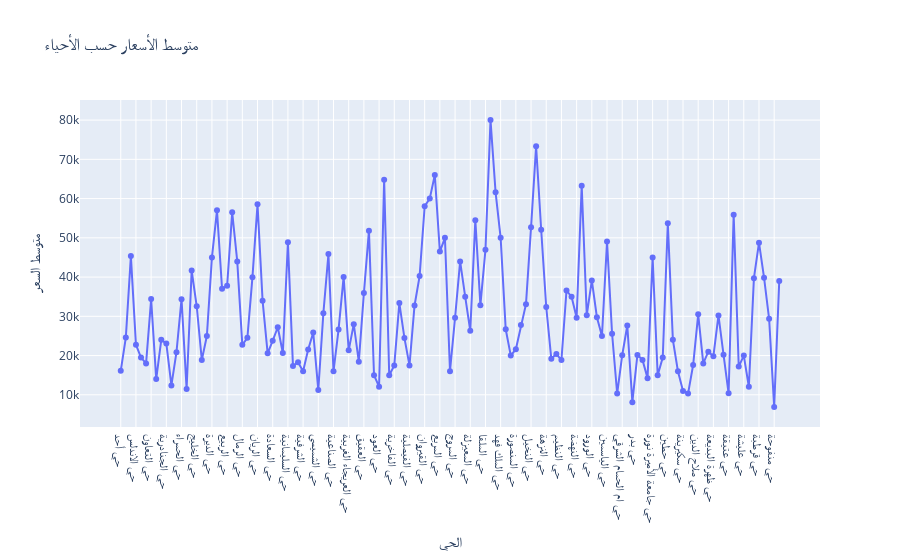

Notebook code cell kept with this figure:
### Code cell
average_prices = ra.groupby('الحي')['السعر'].mean().reset_index()

# Create a line chart using Plotly
fig = px.line(
    average_prices, 
    x='الحي', 
    y='السعر', 
    title='متوسط الأسعار حسب الأحياء',
    labels={'السعر': 'متوسط السعر', 'الحي': 'الحي'},
    markers=True  # Add markers for better visibility
)

# Show the figure
fig.show()

### Figure 1 — Plotly figure (JSON) as saved in the notebook; plotly's stock layout.template omitted (floating-point values rounded to 4 significant figures; data arrays with more than 128 entries replaced by an {"elided": "..."} marker saying what was removed)
{"data": [{"hovertemplate": "الحي=%{x}<br>متوسط السعر=%{y}<extra></extra>", "legendgroup": "", "line": {"color": "#636efa", "dash": "solid"}, "marker": {"symbol": "circle"}, "mode": "lines+markers", "name": "", "orientation": "v", "showlegend": false, "type": "scatter", "x": {"elided": "131 str values"}, "xaxis": "x", "y": {"elided": "131 float values"}, "yaxis": "y"}], "layout": {"autosize": true, "legend": {"tracegroupgap": 0}, "title": {"text": "متوسط الأسعار حسب الأحياء"}, "xaxis": {"anchor": "y", "autorange": true, "domain": [0, 1], "range": [-7.868, 137.9], "title": {"text": "الحي"}, "type": "category"}, "yaxis": {"anchor": "x", "autorange": true, "domain": [0, 1], "range": [-90.58, 87010.0], "title": {"text": "متوسط السعر"}, "type": "linear"}}}
